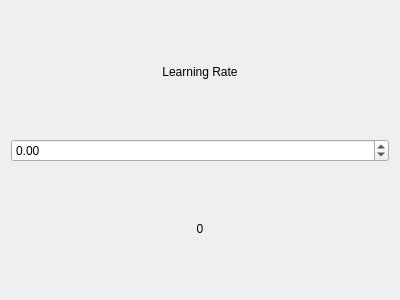
<?xml version="1.0" encoding="UTF-8"?>
<ui version="4.0">
 <class>BackgroundSubstractorWidget</class>
 <widget class="QWidget" name="BackgroundSubstractorWidget">
  <property name="geometry">
   <rect>
    <x>0</x>
    <y>0</y>
    <width>400</width>
    <height>300</height>
   </rect>
  </property>
  <property name="windowTitle">
   <string>Form</string>
  </property>
  <layout class="QHBoxLayout" name="horizontalLayout">
   <item>
    <layout class="QVBoxLayout" name="backgroundLayout">
     <item>
      <widget class="QLabel" name="label_2">
       <property name="text">
        <string>Learning Rate</string>
       </property>
       <property name="alignment">
        <set>Qt::AlignCenter</set>
       </property>
      </widget>
     </item>
     <item>
      <widget class="QDoubleSpinBox" name="learningRateSpinBox">
       <property name="minimum">
        <double>-1.000000000000000</double>
       </property>
       <property name="maximum">
        <double>1.000000000000000</double>
       </property>
       <property name="singleStep">
        <double>0.010000000000000</double>
       </property>
      </widget>
     </item>
     <item>
      <widget class="QLabel" name="learningRateValue">
       <property name="layoutDirection">
        <enum>Qt::LeftToRight</enum>
       </property>
       <property name="text">
        <string>0</string>
       </property>
       <property name="alignment">
        <set>Qt::AlignCenter</set>
       </property>
      </widget>
     </item>
    </layout>
   </item>
  </layout>
 </widget>
 <resources/>
 <connections/>
</ui>
